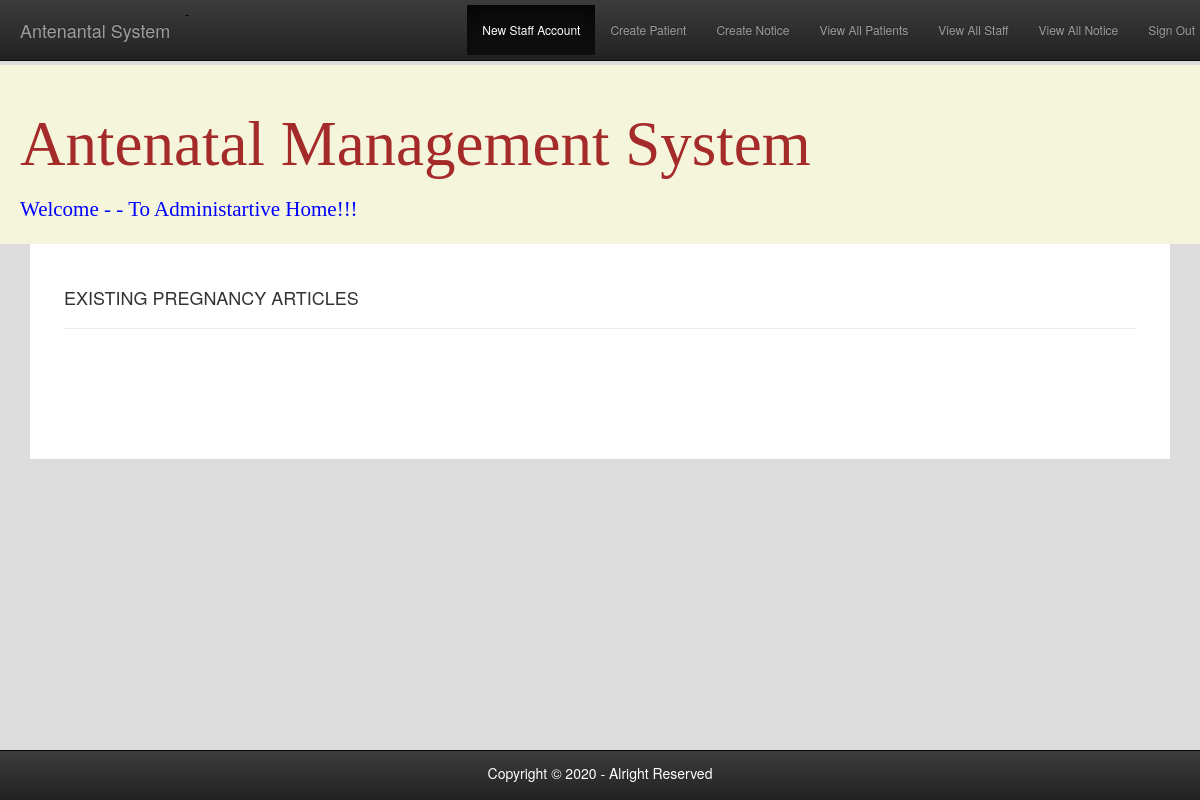
Before: /adminViewNotice.php with the older database file.
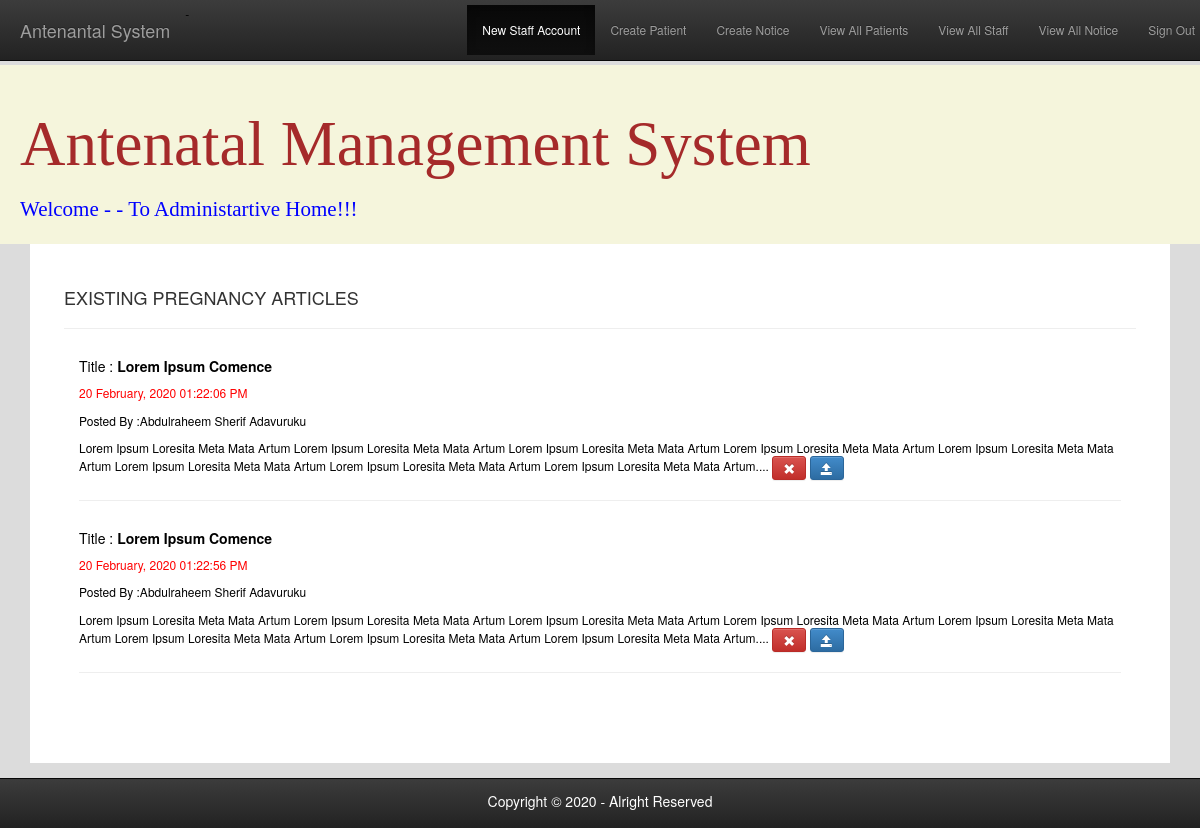
After: the same page with the newer database file.
### tables this page shows
CREATE TABLE `hospitalnotice` (
  `id` int(11) NOT NULL,
  `noticeDate` datetime NOT NULL,
  `byId` varchar(100) NOT NULL,
  `NoticeDescription` text NOT NULL,
  `delStatus` int(5) NOT NULL,
  `title` text NOT NULL
);

CREATE TABLE `hospitaldocsinfo` (
  `id` int(11) NOT NULL,
  `docId` varchar(100) NOT NULL,
  `doctype` varchar(100) NOT NULL,
  `docname` varchar(255) NOT NULL,
  `phone` varchar(100) NOT NULL,
  `email` varchar(200) NOT NULL,
  `contactAdd` text NOT NULL,
  `active` int(5) NOT NULL,
  `dateReg` datetime NOT NULL,
  `gender` varchar(10) NOT NULL
);

### adminViewNotice.php (the view, shortened to what this page needs)
<?php
    require_once 'connection.php';
    $current_page = !empty($_GET['page']) ? (int)$_GET['page'] : 1;
    $per_page = 20;
    $offset = ($current_page - 1) * $per_page;
    $stmt_in = $conn->prepare("SELECT * FROM hospitalnotice INNER JOIN hospitaldocsinfo ON
    hospitalnotice.byId = hospitaldocsinfo.docId  Where delStatus=0 ORDER BY hospitalnotice.noticeDate, hospitalnotice.id DESC Limit {$per_page} OFFSET {$offset}");
    $stmt_in->execute();
    $affected_rows_in = $stmt_in->rowCount();
?>
<!DOCTYPE HTML PUBLIC "-//W3C//DTD HTML 4.01 Transitional//EN" "http://www.w3.org/TR/html4/loose.dtd">
<html lang="en">
<?php include 'header.php'?>
    <link rel="stylesheet" type="text/css" href="css/content.css">
    <body>
    <?php include 'adminTopNav.php'?>
        <div class="container">
            <div class="row">
                <div class="content col-xs-12">
                    <div class="col-xs-12 col-md-12">
                        <h4>EXISTING PREGNANCY ARTICLES</h4>
                        <hr/>
                        <?php
                                if($affected_rows_in >= 1)
                                {
                                    while($row_two_in = $stmt_in->fetch(PDO::FETCH_ASSOC))
                                    {
                                        $date500_two = new DateTime($row_two_in['noticeDate']);
                                        $date_two = date_format($date500_two,'d F, Y  h:i:s A');
                                       echo '<div class="col-xs-12 col-sm-12 col-md-12 col-lg-12" >
                                       <h5 style="color:black;">Title : <strong>'.$row_two_in['title'].'</strong></h5>
                                       <p style="color:red;">'.$date_two.'</p>
                                       <p style="color:black;"> Posted By :'.$row_two_in['docname'].'</p>
                                       <p style="color:black;">'.substr($row_two_in['NoticeDescription'],0,350).'...
                                               <a class="btn btn-danger btn-sm" href="" ><i class="glyphicon glyphicon-remove"></i></a>
                                               <a class="btn btn-primary btn-sm" href=""><i class="glyphicon glyphicon-open"></i></a>
                                       </p>
                                       <hr/>
                                   </div>';
                                    }
                                }
                            ?>
                    </div>
                </div>
            </div>
        </div>
        <nav role="navigation"  class="navbar  navbar-fixed-bottom navbar-inverse">
                <h5 style="text-align: center;color:white">Copyright &copy; 2020 - Alright Reserved</h5>
        </nav>
    </body>
</html>

Changed rows visible on the page:
added hospitalnotice: title "Lorem Ipsum Comence", noticeDate "20 February, 2020 01:22:06 PM", hospitaldocsinfo.docname "Abdulraheem Sherif Adavuruku", NoticeDescription "Lorem Ipsum Loresita Meta Mata Artum Lorem Ipsum Loresita Meta Mata Artum Lorem Ipsum Loresita Meta Mata Artum Lorem Ipsum Loresita Meta Mata Artum Lorem Ipsum Loresita Meta Mata Artum Lorem Ipsum Loresita Meta Mata Artum Lorem Ipsum Loresita Meta Mata Artum Lorem Ipsum Loresita Meta Mata Artum."
added hospitalnotice: title "Lorem Ipsum Comence", noticeDate "20 February, 2020 01:22:56 PM", hospitaldocsinfo.docname "Abdulraheem Sherif Adavuruku", NoticeDescription "Lorem Ipsum Loresita Meta Mata Artum Lorem Ipsum Loresita Meta Mata Artum Lorem Ipsum Loresita Meta Mata Artum Lorem Ipsum Loresita Meta Mata Artum Lorem Ipsum Loresita Meta Mata Artum Lorem Ipsum Loresita Meta Mata Artum Lorem Ipsum Loresita Meta Mata Artum Lorem Ipsum Loresita Meta Mata Artum."
